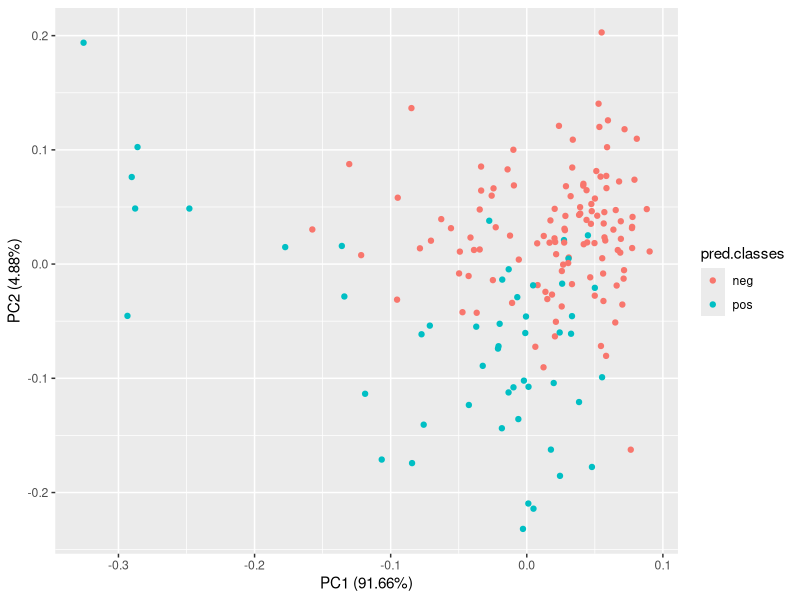
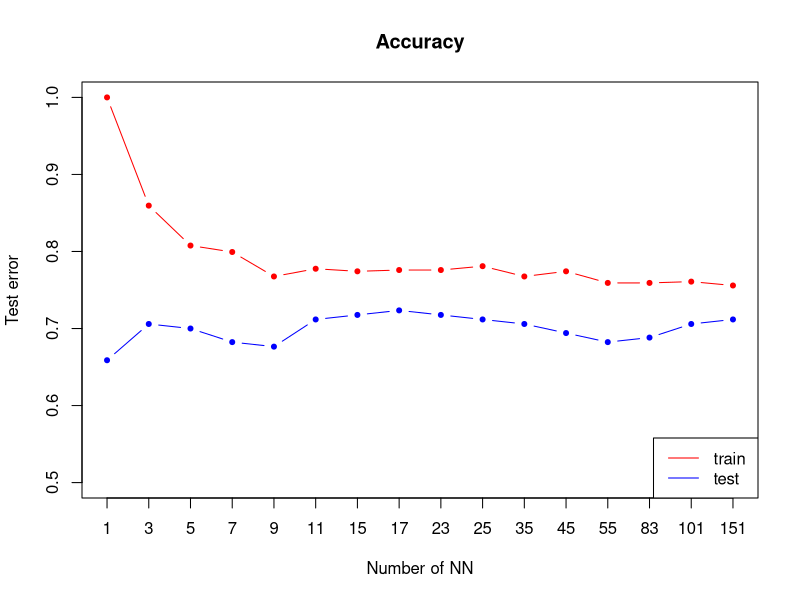
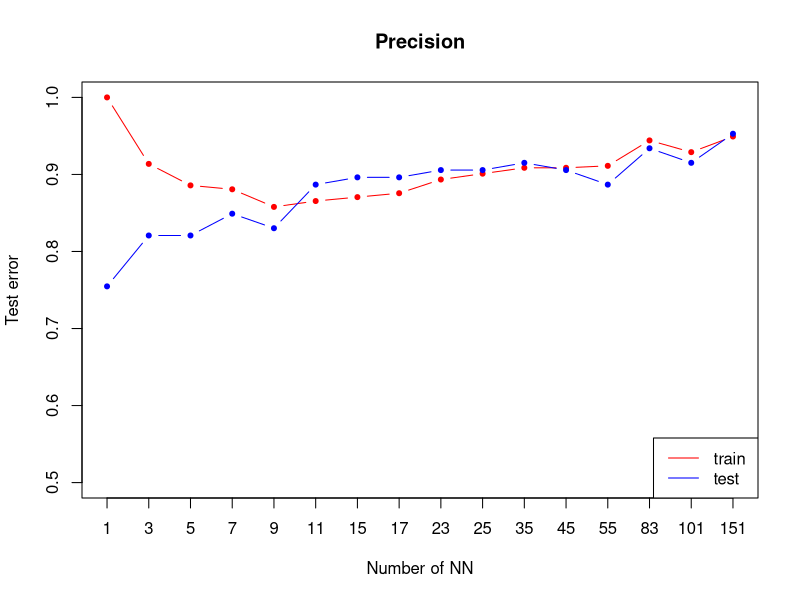
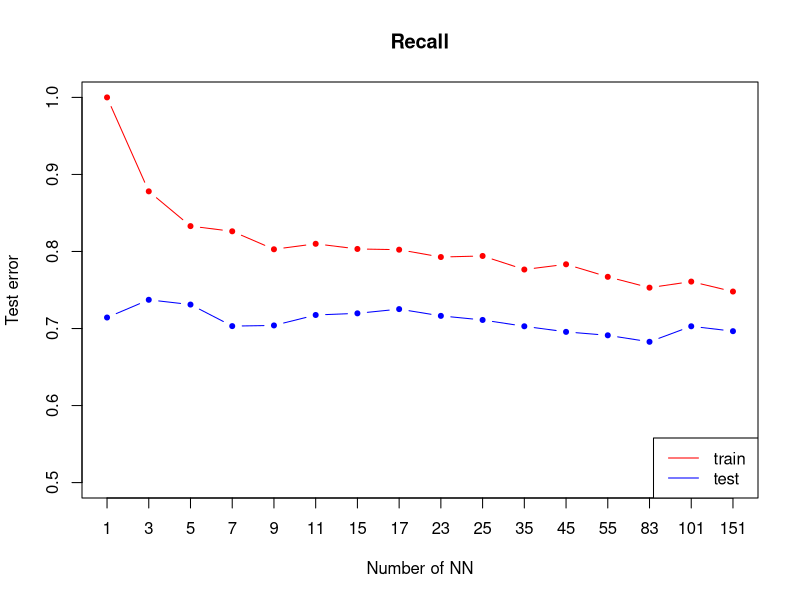

These charts were generated, in order, by the following R code: (Note: this script raises an error after producing the figures.)
## ---- chunk 1
library("mlbench")
library("caTools")
library("class")
library(mice)
library(grid)
library("rpart")



utils::data("PimaIndiansDiabetes2")
data <- PimaIndiansDiabetes2

set.seed(101) 

init = mice(data, maxit=0) 
meth = init$method
predM = init$predictorMatrix
imputed = mice(data, method=meth, predictorMatrix=predM, m=5)
data <- complete(imputed)


sample <- sample.split(data, SplitRatio = 0.8)
train <- subset(data, sample == TRUE)
test  <- subset(data, sample == FALSE)

## ---- chunk 2
trainDf <- train[, -9]
testDf <- test[,-9]

#NA2mean <- function(x) replace(x, is.na(x), mean(x, na.rm = TRUE))
#trainDf <- replace(trainDf, TRUE, lapply(trainDf, NA2mean))
#testDf <- replace(testDf, TRUE, lapply(testDf, NA2mean))

pred.classes <- knn(trainDf, testDf, train$diabetes, k=5)
testDf <- cbind(testDf,pred.classes)

## ---- chunk 3

library(ggfortify)
autoplot(prcomp(testDf[,-9]), data = testDf, colour = 'pred.classes')
## ---- chunk 4
ks <- c(1,3,5,7,9,11,15,17,23,25,35,45,55,83,101,151 )# nearest neighbours to try
nks <- length(ks)

accuracy.train <- numeric(length=nks)
accuracy.test <- numeric(length=nks)

precision.train <- numeric(length=nks)
precision.test <- numeric(length=nks)

recall.train <- numeric(length=nks)
recall.test <- numeric(length=nks)


for (i in seq(along=ks)) {
mod.train <- knn(trainDf,trainDf,k=ks[i],cl=train$diabetes)
confussionMatrixTrain = table(mod.train, train$diabetes)
accuracy.train[i] = sum(mod.train == train$diabetes)/length(train$diabetes)
precision.train[i] = confussionMatrixTrain[1,1]/sum(confussionMatrixTrain[,1])
recall.train[i] = confussionMatrixTrain[1,1]/sum(confussionMatrixTrain[1,])

mod.test <- knn(trainDf, testDf[,-9],k= ks[i],cl= train$diabetes)
confussionMatrixTest = table(mod.test, test$diabetes)
accuracy.test[i] = sum(mod.test == test$diabetes)/length(test$diabetes)
precision.test[i] = confussionMatrixTest[1,1]/sum(confussionMatrixTest[,1])
recall.test[i] = confussionMatrixTest[1,1]/sum(confussionMatrixTest[1,])
}

#Accuracy
plot(accuracy.train,xlab="Number of NN",ylab="Test error",type="n",xaxt="n", ylim=c(0.5, 1),  main="Accuracy",)
axis(1, 1:length(ks), as.character(ks))
lines(accuracy.train,type="b",col='red',pch=20)
lines(accuracy.test,type="b",col='blue',pch=20)
legend("bottomright",lty=1,col=c("red","blue"),legend = c("train ", "test "))


#Precision
plot(precision.train,xlab="Number of NN",ylab="Test error",type="n",xaxt="n", ylim=c(0.5, 1),  main="Precision",)
axis(1, 1:length(ks), as.character(ks))
lines(precision.train,type="b",col='red',pch=20)
lines(precision.test,type="b",col='blue',pch=20)
legend("bottomright",lty=1,col=c("red","blue"),legend = c("train ", "test "))


#Recall
plot(recall.train,xlab="Number of NN",ylab="Test error",type="n",xaxt="n", ylim=c(0.5, 1),  main="Recall",)
axis(1, 1:length(ks), as.character(ks))
lines(recall.train,type="b",col='red',pch=20)
lines(recall.test,type="b",col='blue',pch=20)
legend("bottomright",lty=1,col=c("red","blue"),legend = c("train ", "test "))
## ---- chunk 5
plot.knn <- function(k, indexA, indexB) {
  grid.A <- seq(min(data[,indexA]), max(data[,indexA]), (max(data[,indexA]) - min(data[,indexA])) / 100)
  grid.B <- seq(min(data[,indexB]), max(data[,indexB]), (max(data[,indexB]) - min(data[,indexB])) / 100)
  grid <- expand.grid(grid.A,grid.B)
  colnames(grid) <- colnames(trainDf[, c(indexA, indexB)])
  predicted.classes <- knn(trainDf[, c(indexA, indexB)], grid, train$diabetes, k=k)
  plot(data[, indexA], data[ ,indexB], pch=20, col=col1[as.numeric(data$diabetes)], xlab=colnames(data)[indexA], ylab=colnames(data)[indexB])
  points(grid[, 1], grid[,2], pch='.', col=col1[as.numeric(predicted.classes)])  # draw grid
  legend("topleft", legend=levels(data$diabetes),fill =col1)
  title(c("Classification with k=", k))
  predicted.matrix <- matrix(as.numeric(predicted.classes), length(grid.A), length(grid.B))
  contour(grid.A, grid.B, predicted.matrix, levels=c(1.5), drawlabels=FALSE,add=TRUE)
}


plot.knn(5, 2, 8)
plot.knn(5, 3, 6)

## ---- chunk 6
plot.knn.pca <- function(k) {
  pca.values <- prcomp(trainDf)$x
  grid.PC1 <- seq(min(pca.values[,1]), max(pca.values[,1]), 5)
  grid.PC2 <- seq(min(pca.values[,2]), max(pca.values[,2]), 1)
  grid <- expand.grid(grid.PC1,grid.PC2)
  colnames(grid) <- c('PC1','PC2')
  predicted.classes <- knn(pca.values[,c(1,2)], grid, train$diabetes, k=k)
  plot(pca.values[,1], pca.values[,2], pch=20, col=col1[as.numeric(train$diabetes)], xlab='PC1', ylab='PC2')
  points(grid$PC1, grid$PC2, pch='.', col=col1[as.numeric(predicted.classes)])  # draw grid
  legend("topleft", legend=levels(data$diabetes),fill =col1)
  title(c("PCA Classification with k=", k))
  
  predicted.matrix <- matrix(as.numeric(predicted.classes), length(grid.PC1), length(grid.PC2))
  contour(grid.PC1, grid.PC2, predicted.matrix, levels=c(1.5), drawlabels=FALSE,add=TRUE)
}


plot.knn.pca(100)
plot.knn.pca(1)
## ---- chunk 7
glm <- glm(diabetes~.,family=binomial(logit),data=data)
summary(glm)
## ---- chunk 8
glm2 <- glm(diabetes~pregnant + glucose + insulin + mass + pedigree,family=binomial(logit),data=data)
summary(glm2)
## ---- chunk 9
glm3 <- glm(diabetes~pregnant + glucose + mass + pedigree,family=binomial(logit),data=data)
summary(glm3)
## ---- chunk 10
model1 <- rpart(diabetes ~., data = data, method = "class")
str(model1)
# Plot the trees
printcp(model1) # display the results
plotcp(model1) # visualize cross-validation results
summary(model1) # detailed summary of splits
predicted.classes <- predict(model1, testDf, type = "class")

print(1 - mean(predicted.classes == test$diabetes))

# plot tree
plot(model1, uniform=TRUE,
   main="Classification Tree for Diabetess")
text(model1, use.n=TRUE, all=TRUE, cex=.8)
bestcp <- model1$cptable[which.min(model1$cptable[,"xerror"]),"CP"]
model1.pruned <- prune(model1, cp = bestcp)
conf.matrix <- table(data$diabetes, predict(model1.pruned,type="class"))
rownames(conf.matrix) <- paste("Actual", rownames(conf.matrix), sep = ":")
colnames(conf.matrix) <- paste("Pred", colnames(conf.matrix), sep = ":")
print(conf.matrix)
## ---- chunk 11
for(i in seq(1, 300, 5) ){
  rpart.control(minbucket = i)
  cart_model <- rpart(diabetes ~., data = train, method = "class")
  cart_model
  
}
